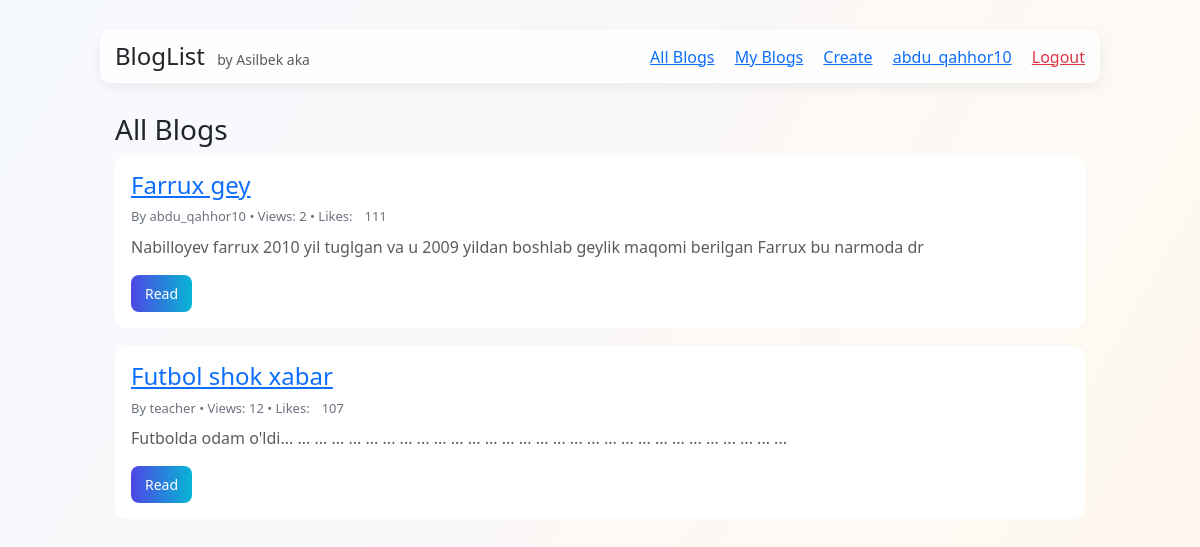
The page /allblogs (signed in) on the database its author committed.
### models.py (models this page shows)
class User(db.Model, UserMixin):
    id = db.Column(db.Integer, primary_key=True)
    username = db.Column(db.String(50), unique=True, nullable=False)
    email = db.Column(db.String(120), unique=True, nullable=False)
    password = db.Column(db.String(200), nullable=False)
    blogs = db.relationship('Blog', backref='author', lazy=True)
    comments = db.relationship('Comment', backref='user', lazy=True)

class Blog(db.Model):
    id = db.Column(db.Integer, primary_key=True)
    title = db.Column(db.String(150), nullable=False)
    content = db.Column(db.Text, nullable=False)
    image = db.Column(db.String(150), nullable=True)  # Rasm nomi shu ustunda saqlanadi
    views = db.Column(db.Integer, default=0)
    likes = db.Column(db.Integer, default=0)
    created_at = db.Column(db.DateTime, default=datetime.utcnow)
    user_id = db.Column(db.Integer, db.ForeignKey('user.id'), nullable=False)

### app.py (the view)
@app.route('/allblogs')
def all_blogs():
    blogs = Blog.query.order_by(Blog.created_at.desc()).all()
    return render_template('all_blogs.html', blogs=blogs)

### app.py (called while the page is built)
@login_manager.user_loader
def load_user(user_id):
    return User.query.get(int(user_id))

### templates/all_blogs.html
{% extends "base.html" %}
{% block content %}
  <h3>All Blogs</h3>
  {% for b in blogs %}
    <div class="blog-card p-3">
      <h4><a href="{{ url_for('blog_detail', blog_id=b.id) }}">{{ b.title }}</a></h4>
      <div class="meta mb-2">By {{ b.author.username }} • Views: {{ b.views }} • Likes: <span id="likes-{{ b.id }}">{{ b.likes }}</span></div>
      <p class="text-muted">{{ b.content[:200] }}{% if b.content|length > 200 %}...{% endif %}</p>
      <div>
        <a class="btn btn-sm btn-primary" href="{{ url_for('blog_detail', blog_id=b.id) }}">Read</a>
      </div>
    </div>
  {% endfor %}
{% endblock %}

### templates/base.html (shortened to what this page needs)
<!doctype html>
<html lang="en">
<head>
  <link href="https://cdn.jsdelivr.net/npm/bootstrap@5.3.2/dist/css/bootstrap.min.css" rel="stylesheet">
  <link rel="stylesheet" href="{{ url_for('static', filename='css/style.css') }}">
</head>
<body>
  <nav class="navbar container mb-4">
    <div>
      <a href="{{ url_for('index') }}" class="h4 text-decoration-none">BlogList</a>
      <small class="text-muted ms-2">by Asilbek aka</small>
    </div>
    <div>
      <a class="me-3" href="{{ url_for('all_blogs') }}">All Blogs</a>
      {% if current_user.is_authenticated %}
        <a class="me-3" href="{{ url_for('my_blogs') }}">My Blogs</a>
        <a class="me-3" href="{{ url_for('create_blog') }}">Create</a>
        <a class="me-3" href="{{ url_for('profile') }}">{{ current_user.username }}</a>
        <a class="text-danger" href="{{ url_for('logout') }}">Logout</a>
      {% else %}
        <a class="me-3" href="{{ url_for('login') }}">Login</a>
        <a class="me-3" href="{{ url_for('register') }}">Register</a>
      {% endif %}
    </div>
  </nav>
  <div class="container">
    {% block content %}{% endblock %}
  </div>
</body>
</html>

### static/css/style.css (style rules this page uses)
body { font-family: 'Segoe UI', Tahoma, Geneva, Verdana, sans-serif; background: linear-gradient(120deg,#f6f9ff,#fff8f0); margin:0; padding:0; }
.container { max-width: 1000px; margin: 30px auto; padding: 0 15px; }
.navbar { display:flex; justify-content:space-between; align-items:center; padding:12px 15px; background: rgba(255,255,255,0.9); border-radius: 10px; box-shadow: 0 4px 12px rgba(0,0,0,0.06); }
.blog-card { background: white; padding:18px; border-radius:12px; margin-bottom:18px; transition: transform 0.35s cubic-bezier(.2,.8,.2,1), box-shadow .35s; cursor: pointer; overflow: hidden; }
.meta { display:flex; gap:12px; font-size:13px; color:#6b7280; }
.btn { padding:8px 14px; border-radius:8px; border: none; cursor:pointer; }
.btn-primary { background: linear-gradient(90deg,#4f46e5,#06b6d4); color:white; }

### rows shown on the page
User: username "abdu_qahhor10"
Blog: title "Farrux gey", author.username "abdu_qahhor10", views "2", likes "111", content "Nabilloyev farrux 2010 yil tuglgan va u 2009 yildan boshlab geylik maqomi berilgan Farrux bu narmoda dr"
Blog: title "Futbol shok xabar", author.username "teacher", views "12", likes "107", content "Futbolda odam o'ldi... ... ... ... ... ... ... ... ... ... ... ... ... ... ... ... ... ... ... ... ... ... ... ... ... ... ... ... ... ..."
